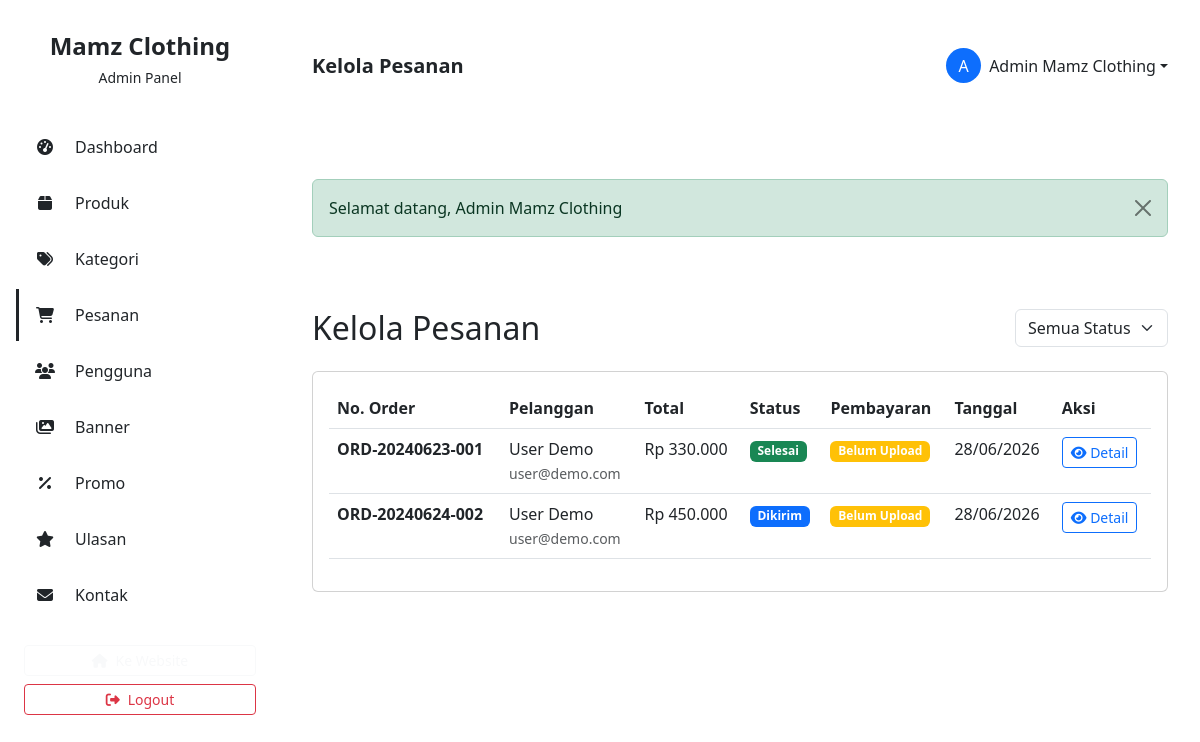
The app's page /admin/orders.php (signed in) with its own data.
### tables this page shows
CREATE TABLE IF NOT EXISTS pesanan (
    id INT AUTO_INCREMENT PRIMARY KEY,
    user_id INT NOT NULL,
    nomor_pesanan VARCHAR(50) NOT NULL UNIQUE,
    total_harga DECIMAL(15,2) NOT NULL,
    status_pesanan ENUM('pending', 'diproses', 'dikirim', 'selesai', 'dibatalkan') DEFAULT 'pending',
    status_pembayaran ENUM('menunggu', 'diterima', 'ditolak') DEFAULT 'menunggu',
    
     
    nama_penerima VARCHAR(100) NOT NULL,
    email_penerima VARCHAR(100) NOT NULL,
    nomor_hp VARCHAR(20) NOT NULL,
    
     
    provinsi VARCHAR(50) NOT NULL,
    kota VARCHAR(50) NOT NULL,
    kecamatan VARCHAR(50),
    kelurahan VARCHAR(50),
    kode_pos VARCHAR(10),
    detail_alamat TEXT NOT NULL,
    
    catatan TEXT,
    created_at TIMESTAMP DEFAULT CURRENT_TIMESTAMP,
    updated_at TIMESTAMP DEFAULT CURRENT_TIMESTAMP ON UPDATE CURRENT_TIMESTAMP,
    FOREIGN KEY (user_id) REFERENCES users(id) ON DELETE CASCADE ON UPDATE CASCADE,
    INDEX idx_user (user_id),
    INDEX idx_nomor_pesanan (nomor_pesanan),
    INDEX idx_status_pesanan (status_pesanan),
    INDEX idx_status_pembayaran (status_pembayaran)
);

### database/Database.php (called while the page is built, shortened)
<?php
class Database {
    private static $instance = null;
    private $connection;
    private function __construct() {
        try {
            $dsn = "mysql:host=" . DB_HOST . ";dbname=" . DB_NAME . ";charset=utf8mb4";
            $options = [
                PDO::ATTR_ERRMODE => PDO::ERRMODE_EXCEPTION,
                PDO::ATTR_DEFAULT_FETCH_MODE => PDO::FETCH_ASSOC,
                PDO::ATTR_EMULATE_PREPARES => false,
                PDO::ATTR_PERSISTENT => false
            ];
            $this->connection = new PDO($dsn, DB_USER, DB_PASS, $options);
        } catch (PDOException $e) {
            die("Database Connection Failed: " . $e->getMessage());
        }
    }
    public static function getInstance() {
        if (self::$instance === null) {
            self::$instance = new self();
        }
        return self::$instance;
    }
    public function query($sql, $params = []) {
        try {
            $stmt = $this->connection->prepare($sql);
            $stmt->execute($params);
            return $stmt;
        } catch (PDOException $e) {
            error_log("Database Error: " . $e->getMessage());
            return false;
        }
    }
    public function fetchAll($sql, $params = []) {
        $stmt = $this->query($sql, $params);
        return $stmt ? $stmt->fetchAll() : false;
    }
}

### models/Order.php (called while the page is built, shortened)
<?php
require_once BASE_PATH . '/database/Database.php';
class Order {
    private $db;
    public function __construct() {
        $this->db = Database::getInstance();
    }
    public function getAllOrders($limit = null, $offset = 0, $statusFilter = '') {
        $sql = "SELECT o.id, o.nomor_pesanan as no_order, o.total_harga as total, o.status_pesanan as status,
                o.nama_penerima, o.email_penerima as email, o.created_at as tanggal,
                u.nama_lengkap, u.email as user_email,
                (SELECT COUNT(*) FROM detail_pesanan WHERE pesanan_id = o.id) as item_count
                FROM pesanan o
                JOIN users u ON o.user_id = u.id
                WHERE 1=1";
        $params = [];
        $sql .= " ORDER BY o.created_at DESC";
        if ($limit) {
            $sql .= " LIMIT :limit OFFSET :offset";
            $params['limit'] = $limit;
            $params['offset'] = $offset;
        }
        return $this->db->fetchAll($sql, $params);
    }
}

### includes/functions.php (called while the page is built, shortened)
<?php
require_once BASE_PATH . '/database/Database.php';
function formatPrice($price) {
    return 'Rp ' . number_format((float)$price, 0, ',', '.');
}
function formatRupiah($price) {
    return formatPrice($price);
}
function getStatusBadgeColor($status) {
    switch ($status) {
        case 'shipped':
        case 'dikirim':
            return 'primary';
        case 'completed':
        case 'selesai':
            return 'success';
    }
}
function getStatusLabel($status) {
    switch ($status) {
        case 'shipped':
        case 'dikirim':
            return 'Dikirim';
        case 'completed':
        case 'selesai':
            return 'Selesai';
    }
}

### admin/orders.php (the view, shortened to what this page needs)
<?php
require_once BASE_PATH . '/includes/functions.php';
require_once BASE_PATH . '/includes/auth.php';
require_once BASE_PATH . '/models/Order.php';
$orderModel = new Order();
$page = isset($_GET['page']) ? (int)$_GET['page'] : 1;
$perPage = 10;
$offset = ($page - 1) * $perPage;
$statusFilter = isset($_GET['status']) ? sanitize($_GET['status']) : '';
$orders = $orderModel->getAllOrders($perPage, $offset, $statusFilter);
require_once BASE_PATH . '/views/admin/layouts/header.php';
?>
<div class="d-flex justify-content-between align-items-center mb-4">
    <h2 class="mb-0">Kelola Pesanan</h2>
    <div class="d-flex gap-2">
        <select class="form-select" onchange="location.href='<?php echo SITE_URL; ?>/admin/orders.php?status='+this.value" style="width: auto;">
            <option value="">Semua Status</option>
        </select>
    </div>
</div>
<div class="card">
    <div class="card-body">
        <?php if (empty($orders)): ?>
            <div class="text-center py-5">
                <i class="fas fa-shopping-cart fa-4x text-muted mb-3"></i>
                <p class="text-muted">Tidak ada pesanan ditemukan</p>
            </div>
        <?php else: ?>
            <div class="table-responsive">
                <table class="table table-hover">
                    <thead>
                        <tr>
                            <th>No. Order</th>
                            <th>Pelanggan</th>
                            <th>Total</th>
                            <th>Status</th>
                            <th>Pembayaran</th>
                            <th>Tanggal</th>
                            <th>Aksi</th>
                        </tr>
                    </thead>
                    <tbody>
                        <?php foreach ($orders as $order): ?>
                            <tr>
                                <td>
                                    <strong><?php echo htmlspecialchars($order['no_order']); ?></strong>
                                </td>
                                <td>
                                    <div><?php echo htmlspecialchars($order['nama_penerima']); ?></div>
                                    <small class="text-muted"><?php echo htmlspecialchars($order['email']); ?></small>
                                </td>
                                <td><?php echo formatRupiah($order['total']); ?></td>
                                <td>
                                    <span class="badge bg-<?php echo getStatusBadgeColor($order['status']); ?>">
                                        <?php echo getStatusLabel($order['status']); ?>
                                    </span>
                                </td>
                                <td>
                                    <?php if (!empty($order['bukti_pembayaran'])): ?>
                                        <span class="badge bg-success">Sudah Upload</span>
                                    <?php else: ?>
                                        <span class="badge bg-warning">Belum Upload</span>
                                    <?php endif; ?>
                                </td>
                                <td><?php echo date('d/m/Y', strtotime($order['tanggal'])); ?></td>
                                <td>
                                    <a href="<?php echo SITE_URL; ?>/admin/order-detail.php?id=<?php echo $order['id']; ?>" class="btn btn-sm btn-outline-primary">
                                        <i class="fas fa-eye"></i> Detail
                                    </a>
                                </td>
                            </tr>
                        <?php endforeach; ?>
                    </tbody>
                </table>
            </div>
        <?php endif; ?>
    </div>
</div>
<?php require_once BASE_PATH . '/views/admin/layouts/footer.php'; ?>

### records on screen
pesanan: nomor_pesanan "ORD-20240623-001", nama_penerima "User Demo", email_penerima "user@demo.com", total_harga "Rp 330.000", status_pesanan "Selesai", created_at "28/06/2026"
pesanan: nomor_pesanan "ORD-20240624-002", nama_penerima "User Demo", email_penerima "user@demo.com", total_harga "Rp 450.000", status_pesanan "Dikirim", created_at "28/06/2026"

### other values on screen
SITE_NAME "Mamz Clothing"
$pageTitle "Kelola Pesanan"
substr($_SESSION['user_nama'] ?? 'A', 0, 1) "A"
$_SESSION['user_nama'] "Admin Mamz Clothing"
$flash['message'] "Selamat datang, Admin Mamz Clothing"
